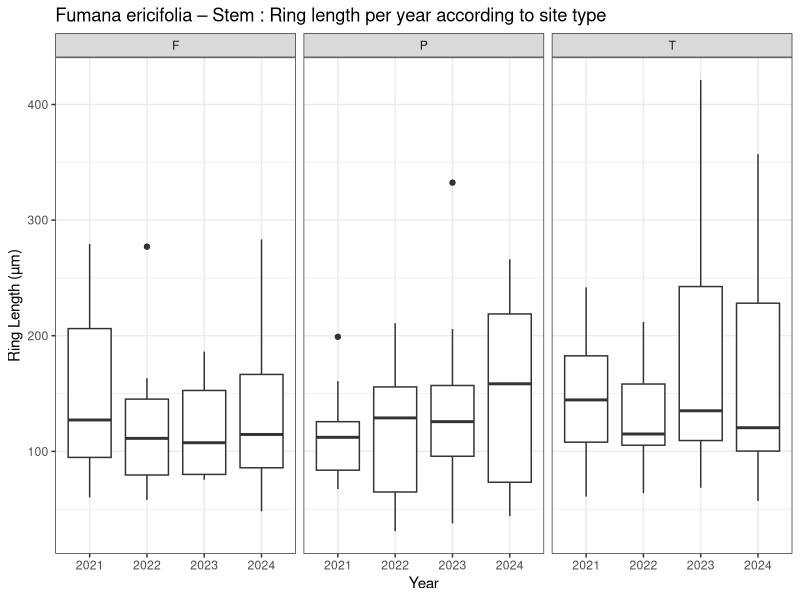
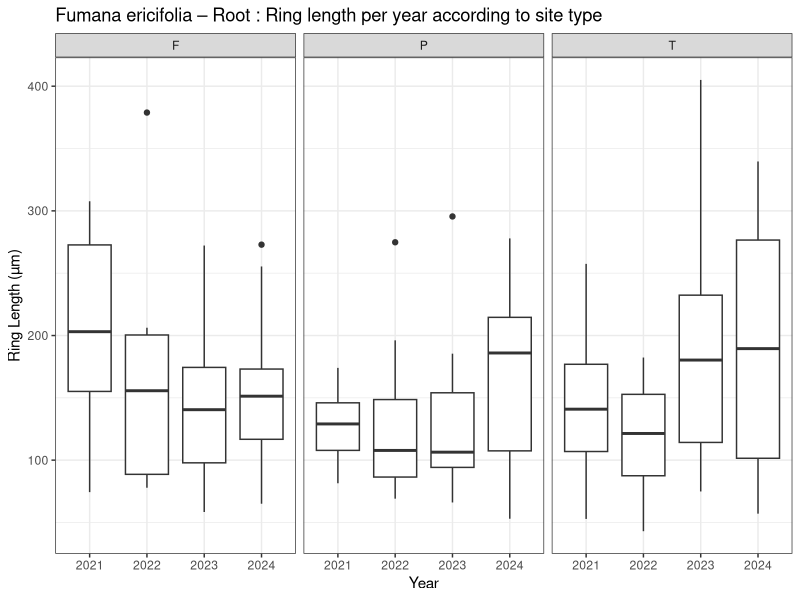
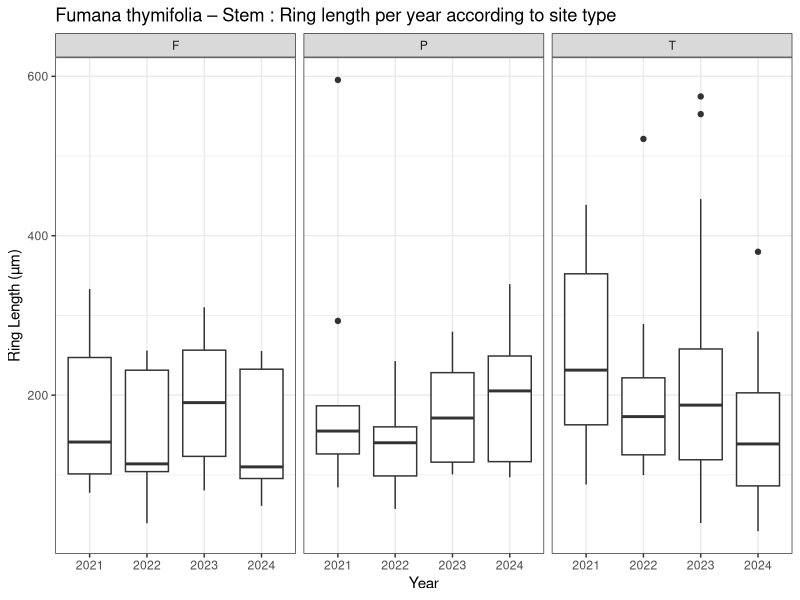
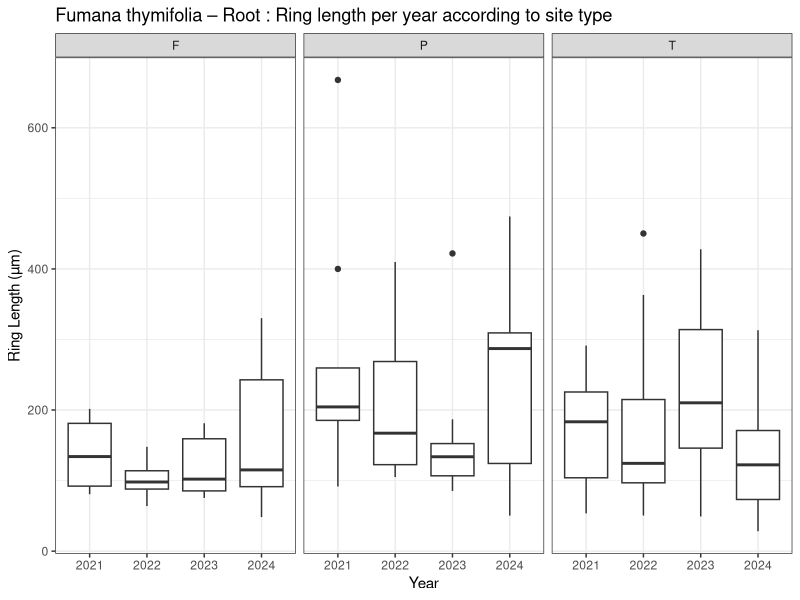
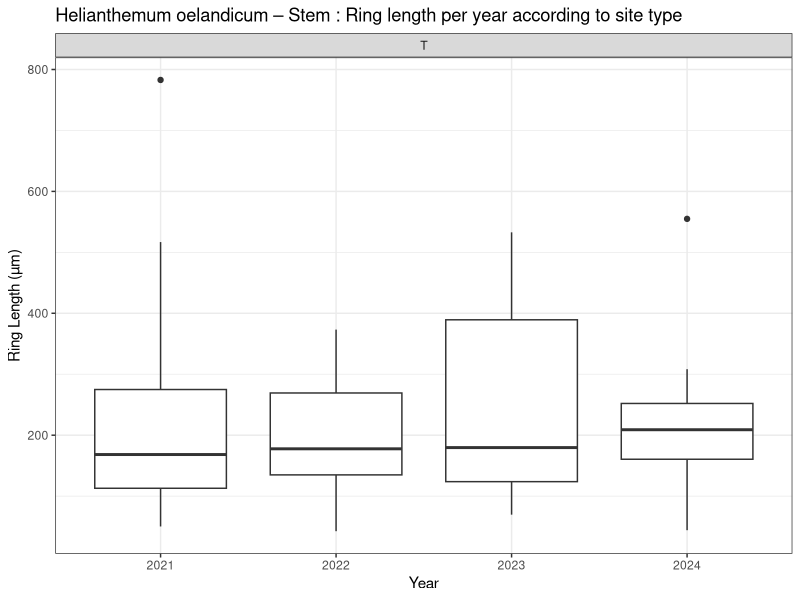
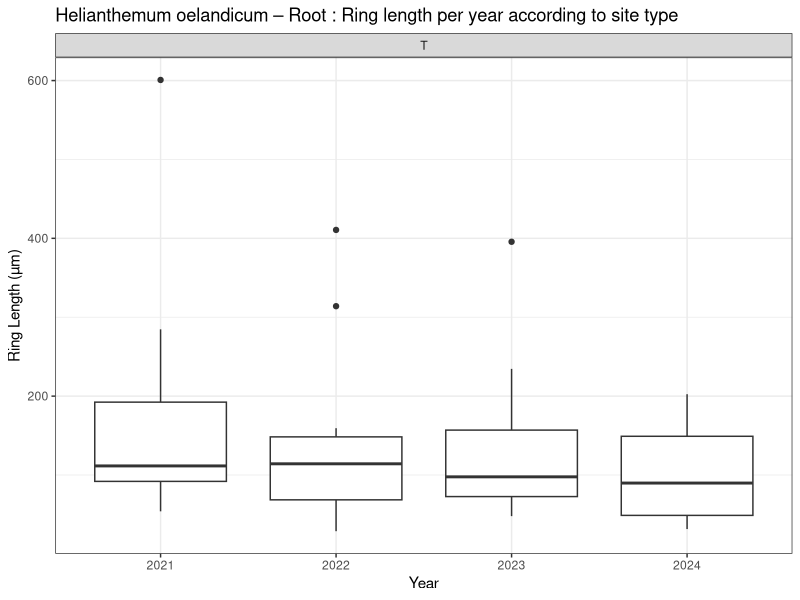
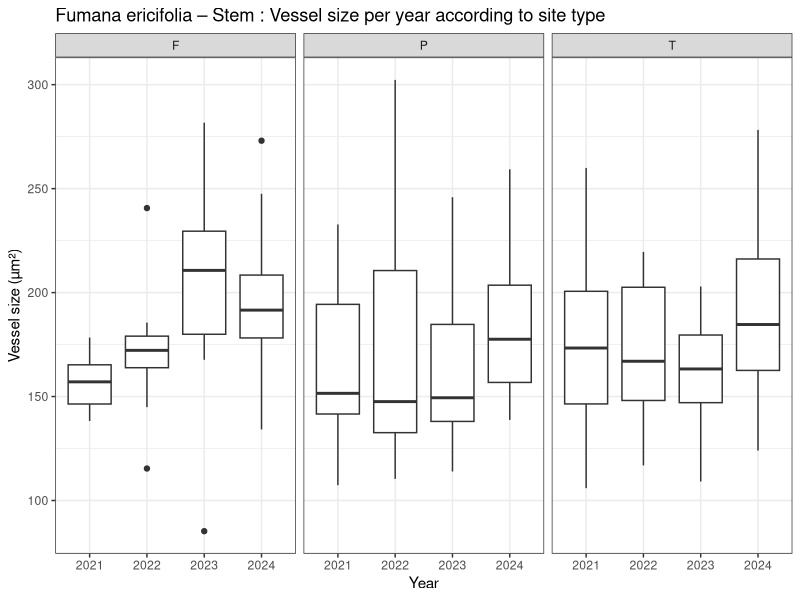
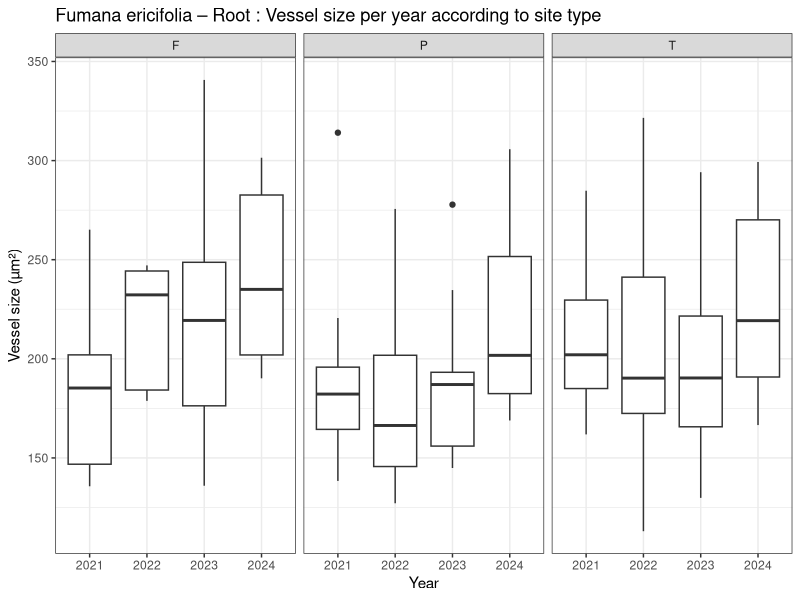

Here is the R script that generated these plots, in order:
library(dplyr)
library(purrr)
library(ggplot2)
library(stringr)

anat_long <- read.csv(file = "anat_long.csv", header = T, stringsAsFactors = F)
anat_long <- anat_long %>%
  select(-X)

species <- c("Ho", "Fe", "Ft")

anat_sp <- map(species, ~filter(anat_long, species == .x)) %>%
  set_names(species) %>%
  map(~ mutate(.x, organ = as.factor(organ)))

anat_sp_organ <- imap(anat_sp, function(df, name) {
  split(df, df$organ) %>% 
    set_names(~ paste0(name, "_", .x))  # .x here are the subgroup levels
}) %>%
  flatten()


#####Ring length####


plot_ring_length_by_year <- function(data, year_col = "year", value_col = "ring_length_µm",
                                     facet_col = "site_type") {
  # Extract dataset name (e.g., "Fe_T")
  dataset_full <- deparse(substitute(data))
  dataset_id <- tail(strsplit(dataset_full, "\\$|\\[\\[|\\]\\]")[[1]], 1)
  
  # Species and organ lookup
  species_lookup <- c(
    Fe = "Fumana ericifolia",
    Ft = "Fumana thymifolia",
    Ho = "Helianthemum oelandicum"
  )
  
  organ_lookup <- c(
    T = "Stem",
    R = "Root"
  )
  
  # Extract species and organ from dataset name
  parts <- unlist(strsplit(dataset_id, "_"))
  species_code <- parts[1]
  organ_code <- parts[2]
  
  species_name <- species_lookup[[species_code]]
  organ_name <- organ_lookup[[organ_code]]
  
  title_text <- paste(species_name, "–", organ_name, ": Ring length per year according to site type")
  
  # Ensure year is a factor with levels in order
  data <- data %>%
    mutate(!!year_col := factor(.data[[year_col]], levels = c(2021, 2022, 2023, 2024)))
  
  # Generate plot
  ggplot(data, aes(x = .data[[year_col]], y = .data[[value_col]])) +
    geom_boxplot() +
    facet_wrap(as.formula(paste("~", facet_col)), scales = "free_x", nrow = 1) +
    theme_bw() +
    labs(
      x = "Year",
      y = "Ring Length (µm)",
      title = title_text
    )
}

plot_ring_length_by_year(anat_sp_organ$Fe_T)
plot_ring_length_by_year(anat_sp_organ$Fe_R)

plot_ring_length_by_year(anat_sp_organ$Ft_T)
plot_ring_length_by_year(anat_sp_organ$Ft_R)

plot_ring_length_by_year(anat_sp_organ$Ho_T)
plot_ring_length_by_year(anat_sp_organ$Ho_R)

#####Vessel size####

plot_vessel_size_by_year <- function(data, year_col = "year", value_col = "mean_vessel_size_µm2",
                                     facet_col = "site_type") {
  # Extract dataset name (e.g., "Fe_T")
  dataset_full <- deparse(substitute(data))
  dataset_id <- tail(strsplit(dataset_full, "\\$|\\[\\[|\\]\\]")[[1]], 1)
  
  # Species and organ lookup
  species_lookup <- c(
    Fe = "Fumana ericifolia",
    Ft = "Fumana thymifolia",
    Ho = "Helianthemum oelandicum"
  )
  
  organ_lookup <- c(
    T = "Stem",
    R = "Root"
  )
  
  # Extract species and organ from dataset name
  parts <- unlist(strsplit(dataset_id, "_"))
  species_code <- parts[1]
  organ_code <- parts[2]
  
  species_name <- species_lookup[[species_code]]
  organ_name <- organ_lookup[[organ_code]]
  
  title_text <- paste(species_name, "–", organ_name, ": Vessel size per year according to site type")
  
  # Ensure year is a factor with levels in order
  data <- data %>%
    mutate(!!year_col := factor(.data[[year_col]], levels = c(2021, 2022, 2023, 2024)))
  
  # Generate plot
  ggplot(data, aes(x = .data[[year_col]], y = .data[[value_col]])) +
    geom_boxplot() +
    facet_wrap(as.formula(paste("~", facet_col)), scales = "free_x", nrow = 1) +
    theme_bw() +
    labs(
      x = "Year",
      y = "Vessel size (µm²)",
      title = title_text
    )
}

plot_vessel_size_by_year(anat_sp_organ$Fe_T)
plot_vessel_size_by_year(anat_sp_organ$Fe_R)

plot_vessel_size_by_year(anat_sp_organ$Ft_T)
plot_vessel_size_by_year(anat_sp_organ$Ft_R)

plot_vessel_size_by_year(anat_sp_organ$Ho_T)
plot_vessel_size_by_year(anat_sp_organ$Ho_R)



#####Vessel density####
plot_vessel_density_by_year <- function(data, year_col = "year", value_col = "vessel_density_per_mm2",
                                     facet_col = "site_type") {
  # Extract dataset name (e.g., "Fe_T")
  dataset_full <- deparse(substitute(data))
  dataset_id <- tail(strsplit(dataset_full, "\\$|\\[\\[|\\]\\]")[[1]], 1)
  
  # Species and organ lookup
  species_lookup <- c(
    Fe = "Fumana ericifolia",
    Ft = "Fumana thymifolia",
    Ho = "Helianthemum oelandicum"
  )
  
  organ_lookup <- c(
    T = "Stem",
    R = "Root"
  )
  
  # Extract species and organ from dataset name
  parts <- unlist(strsplit(dataset_id, "_"))
  species_code <- parts[1]
  organ_code <- parts[2]
  
  species_name <- species_lookup[[species_code]]
  organ_name <- organ_lookup[[organ_code]]
  
  title_text <- paste(species_name, "–", organ_name, ": Vessel density per year according to site type")
  
  # Ensure year is a factor with levels in order
  data <- data %>%
    mutate(!!year_col := factor(.data[[year_col]], levels = c(2021, 2022, 2023, 2024)))
  
  # Generate plot
  ggplot(data, aes(x = .data[[year_col]], y = .data[[value_col]])) +
    geom_boxplot() +
    facet_wrap(as.formula(paste("~", facet_col)), scales = "free_x", nrow = 1) +
    theme_bw() +
    labs(
      x = "Year",
      y = "Vessel density (mm ^-2)",
      title = title_text
    )
}

plot_vessel_density_by_year(anat_sp_organ$Fe_T)
plot_vessel_density_by_year(anat_sp_organ$Fe_R)

plot_vessel_density_by_year(anat_sp_organ$Ft_T)
plot_vessel_density_by_year(anat_sp_organ$Ft_R)

plot_vessel_density_by_year(anat_sp_organ$Ho_T)
plot_vessel_density_by_year(anat_sp_organ$Ho_R)



#####Conductivity####
plot_vessel_size_by_year <- function(data, year_col = "year", value_col = "mean_vessel_size_µm2",
                                     facet_col = "site_type") {
  # Extract dataset name (e.g., "Fe_T")
  dataset_full <- deparse(substitute(data))
  dataset_id <- tail(strsplit(dataset_full, "\\$|\\[\\[|\\]\\]")[[1]], 1)
  
  # Species and organ lookup
  species_lookup <- c(
    Fe = "Fumana ericifolia",
    Ft = "Fumana thymifolia",
    Ho = "Helianthemum oelandicum"
  )
  
  organ_lookup <- c(
    T = "Stem",
    R = "Root"
  )
  
  # Extract species and organ from dataset name
  parts <- unlist(strsplit(dataset_id, "_"))
  species_code <- parts[1]
  organ_code <- parts[2]
  
  species_name <- species_lookup[[species_code]]
  organ_name <- organ_lookup[[organ_code]]
  
  title_text <- paste(species_name, "–", organ_name, ": Vessel size per year according to site type")
  
  # Ensure year is a factor with levels in order
  data <- data %>%
    mutate(!!year_col := factor(.data[[year_col]], levels = c(2021, 2022, 2023, 2024)))
  
  # Generate plot
  ggplot(data, aes(x = .data[[year_col]], y = .data[[value_col]])) +
    geom_boxplot() +
    facet_wrap(as.formula(paste("~", facet_col)), scales = "free_x", nrow = 1) +
    theme_bw() +
    labs(
      x = "Year",
      y = "Vessel size (µm²)",
      title = title_text
    )
}

plot_vessel_size_by_year(anat_sp_organ$Fe_T)
plot_vessel_size_by_year(anat_sp_organ$Fe_R)

plot_vessel_size_by_year(anat_sp_organ$Ft_T)
plot_vessel_size_by_year(anat_sp_organ$Ft_R)

plot_vessel_size_by_year(anat_sp_organ$Ho_T)
plot_vessel_size_by_year(anat_sp_organ$Ho_R)



#####Vessel density####
plot_conductivity_by_year <- function(data, year_col = "year", value_col = "Kth",
                                        facet_col = "site_type") {
  # Extract dataset name (e.g., "Fe_T")
  dataset_full <- deparse(substitute(data))
  dataset_id <- tail(strsplit(dataset_full, "\\$|\\[\\[|\\]\\]")[[1]], 1)
  
  # Species and organ lookup
  species_lookup <- c(
    Fe = "Fumana ericifolia",
    Ft = "Fumana thymifolia",
    Ho = "Helianthemum oelandicum"
  )
  
  organ_lookup <- c(
    T = "Stem",
    R = "Root"
  )
  
  # Extract species and organ from dataset name
  parts <- unlist(strsplit(dataset_id, "_"))
  species_code <- parts[1]
  organ_code <- parts[2]
  
  species_name <- species_lookup[[species_code]]
  organ_name <- organ_lookup[[organ_code]]
  
  title_text <- paste(species_name, "–", organ_name, ": Theoretical conductivity (Kth) per year according to site type")
  
  # Ensure year is a factor with levels in order
  data <- data %>%
    mutate(!!year_col := factor(.data[[year_col]], levels = c(2021, 2022, 2023, 2024)))
  
  # Generate plot
  ggplot(data, aes(x = .data[[year_col]], y = .data[[value_col]])) +
    geom_boxplot() +
    facet_wrap(as.formula(paste("~", facet_col)), scales = "free_x", nrow = 1) +
    theme_bw() +
    labs(
      x = "Year",
      y = "Kth (kg m-1 MPa-1 s-1)",
      title = title_text
    )
}

plot_conductivity_by_year(anat_sp_organ$Fe_T)
plot_conductivity_by_year(anat_sp_organ$Fe_R)

plot_conductivity_by_year(anat_sp_organ$Ft_T)
plot_conductivity_by_year(anat_sp_organ$Ft_R)

plot_conductivity_by_year(anat_sp_organ$Ho_T)
plot_conductivity_by_year(anat_sp_organ$Ho_R)
